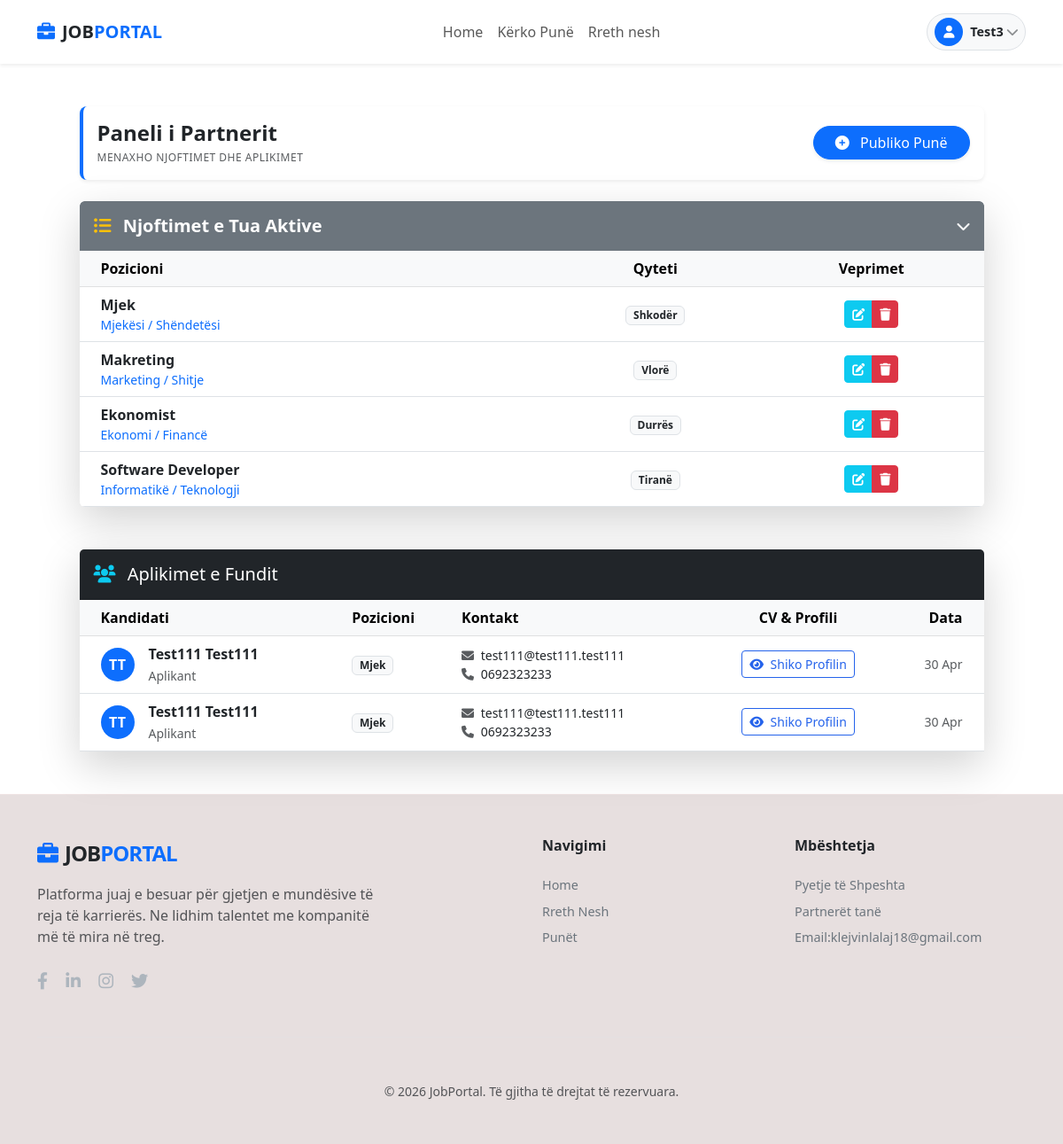
The page /add_job/ (signed in) on the database its author committed.
### JobApp/models.py (models this page shows, shortened)
class Job(models.Model):
    CITY_CHOICES = [
        ('Tiranë', 'Tiranë'),
        ('Durrës', 'Durrës'),
        ('Vlorë', 'Vlorë'),
        ('Shkodër', 'Shkodër'),
        ('Fier', 'Fier'),
        ('Korçë', 'Korçë'),
        ('Elbasan', 'Elbasan'),
        ('Berat', 'Berat'),
        ('Lushnjë', 'Lushnjë'),
        ('Kavajë', 'Kavajë'),
        ('Gjirokastër', 'Gjirokastër'),
        ('Sarandë', 'Sarandë'),
        ('Lezhë', 'Lezhë'),
        ('Kukës', 'Kukës'),
    ]
    CATEGORY_CHOICES = [
        ('Informatikë', 'Informatikë / Teknologji'),
        ('Ekonomi', 'Ekonomi / Financë'),
        ('Marketing', 'Marketing / Shitje'),
        ('Administratë', 'Administratë / Zyrat'),
        ('Inxhinieri', 'Inxhinieri'),
        ('Mjekësi', 'Mjekësi / Shëndetësi'),
        ('Arsim', 'Arsim / Shkencë'),
        ('Turizëm', 'Turizëm / Hoteleri'),
        ('Ndërtim', 'Ndërtim'),
        ('Tjetër', 'Tjetër'),
    ]
    partner = models.ForeignKey('Partner', on_delete=models.CASCADE, related_name='jobs', null=True, blank=True)
    author = models.ForeignKey(User, on_delete=models.CASCADE, null=True, blank=True)
    title = models.CharField(max_length=200)
    company = models.CharField(max_length=100)
    salary = models.CharField(max_length=100)
    conditions = models.CharField(max_length=100)
    location = models.CharField(max_length=100, choices=CITY_CHOICES, default='Tiranë')
    category = models.CharField(max_length=100, choices=CATEGORY_CHOICES, default='Informatikë')
    location_link = models.URLField(max_length=500, blank=True, null=True)
    description = models.TextField()
    created_at = models.DateTimeField(auto_now_add=True)

class Aplikim(models.Model):
    job = models.ForeignKey(Job, on_delete=models.CASCADE, related_name='applications')
    applicant = models.ForeignKey(User, on_delete=models.CASCADE, null=True, blank=True)
    first_name = models.CharField(max_length=100)
    last_name = models.CharField(max_length=100)
    email = models.EmailField()
    phone = models.CharField(max_length=20, null=True, blank=True) # E shtuar nga CV
    skills = models.TextField(null=True, blank=True)
    experience = models.TextField(null=True, blank=True)
    education = models.TextField(null=True, blank=True)
    projects = models.TextField(null=True, blank=True)
    cv_file = models.FileField(upload_to='cv_uploads/', null=True, blank=True)
    description = models.TextField(verbose_name="Pse jeni ju kandidati i duhur?")
    created_at = models.DateTimeField(auto_now_add=True)
    class Meta:
        verbose_name = "Aplikim"
        verbose_name_plural = "Aplikime"

### JobApp/views.py (the view)
# urls.py: path('add_job/', views.add_job_custom, name='add_job_custom'),
@login_required
def add_job_custom(request):
    my_jobs = Job.objects.filter(author=request.user).order_by('-created_at')
    if request.method == 'POST':
        form = JobForm(request.POST)
        if form.is_valid():
            job = form.save(commit=False)
            job.author = request.user
            job.save()
            messages.success(request, "Puna u publikua me sukses!")
            return redirect('add_job_custom')
    else:
        form = JobForm()
    return render(request, 'add_job.html', {
        'form': form,
        'jobs': my_jobs
    })

### JobApp/templates/add_job.html (shortened to what this page needs)
{% extends 'base.html' %}
{% load static %}
{% block content %}
<div class="container mt-5 mb-5">
    <div class="row justify-content-center">
        <div class="col-lg-11">
            {% if not edit_mode %}
            <div class="d-flex justify-content-between align-items-center mb-4 p-3 bg-white rounded-3 shadow-sm border-start border-primary border-4">
                <div>
                    <h4 class="fw-bold mb-0 text-dark">Paneli i Partnerit</h4>
                    <p class="text-muted mb-0 x-small text-uppercase mt-1" style="font-size: 0.75rem; letter-spacing: 0.5px;">Menaxho njoftimet dhe aplikimet</p>
                </div>
                <button class="btn btn-primary btn-md shadow-sm rounded-pill px-4" type="button" data-bs-toggle="collapse" data-bs-target="#collapseJobForm" id="toggleFormBtn">
                    <i class="fas fa-plus-circle me-2"></i> Publiko Punë
                </button>
            </div>
            {% endif %}
            {% if not edit_mode %}
            <div class="card shadow-lg border-0 mt-4 overflow-hidden">
                <div class="card-header bg-secondary p-0 border-0">
                    <button class="btn btn-secondary w-100 p-3 d-flex align-items-center justify-content-between shadow-none border-0" type="button" data-bs-toggle="collapse" data-bs-target="#collapseJobList">
                        <h5 class="mb-0 fw-bold text-white"><i class="fas fa-list-ul me-2 text-warning"></i> Njoftimet e Tua Aktive</h5>
                        <i class="fas fa-chevron-down text-white"></i>
                    </button>
                </div>
                <div class="collapse show" id="collapseJobList">
                    <div class="table-responsive p-0">
                        <table class="table table-hover mb-0 align-middle text-center">
                            <thead class="table-light">
                                <tr>
                                    <th class="ps-4 text-start">Pozicioni</th>
                                    <th>Qyteti</th>
                                    <th>Veprimet</th>
                                </tr>
                            </thead>
                            <tbody>
                                {% for job in jobs %}
                                <tr>
                                    <td class="ps-4 text-start">
                                        <span class="fw-bold text-dark">{{ job.title }}</span>
                                        <div class="small text-primary">{{ job.get_category_display }}</div>
                                    </td>
                                    <td><span class="badge bg-light text-dark border">{{ job.location }}</span></td>
                                    <td>
                                        <div class="btn-group">
                                            <a href="{% url 'edit_job' job.pk %}" class="btn btn-sm btn-info text-white"><i class="fas fa-edit"></i></a>
                                            <a href="{% url 'delete_job' job.pk %}" class="btn btn-sm btn-danger text-white"><i class="fas fa-trash"></i></a>
                                        </div>
                                    </td>
                                </tr>
                                {% empty %}
                                <tr><td colspan="3" class="py-4">Nuk keni njoftime aktive.</td></tr>
                                {% endfor %}
                            </tbody>
                        </table>
                    </div>
                </div>
            </div>
            <div class="card shadow-lg border-0 mt-5">
                <div class="card-header bg-dark text-white p-3">
                    <h5 class="mb-0"><i class="fas fa-users me-2 text-info"></i> Aplikimet e Fundit</h5>
                </div>
                <div class="table-responsive">
                    <table class="table table-hover align-middle mb-0">
                        <thead class="table-light">
                            <tr>
                                <th class="ps-4">Kandidati</th>
                                <th>Pozicioni</th>
                                <th>Kontakt</th>
                                <th class="text-center">CV & Profili</th>
                                <th class="text-end pe-4">Data</th>
                            </tr>
                        </thead>
                        <tbody>
                            {% for job in jobs %}
                                {% for aplikim in job.applications.all %}
                                <tr>
                                    <td class="ps-4">
                                        <div class="d-flex align-items-center">
                                            <div class="avatar-sm me-3 bg-primary text-white rounded-circle d-flex align-items-center justify-content-center fw-bold" style="width: 38px; height: 38px;">
                                                {{ aplikim.first_name|slice:":1" }}{{ aplikim.last_name|slice:":1" }}
                                            </div>
                                            <div>
                                                <span class="fw-bold d-block">{{ aplikim.first_name }} {{ aplikim.last_name }}</span>
                                                <small class="text-muted">Aplikant</small>
                                            </div>
                                        </div>
                                    </td>
                                    <td><span class="badge bg-light text-dark border">{{ job.title }}</span></td>
                                    <td class="small">
                                        <i class="fas fa-envelope text-muted me-1"></i> {{ aplikim.email }}<br>
                                        <i class="fas fa-phone text-muted me-1"></i> {{ aplikim.phone|default:"-" }}
                                    </td>
                                    <td class="text-center">
                                        <button type="button" class="btn btn-sm btn-outline-primary" data-bs-toggle="modal" data-bs-target="#modal{{ aplikim.id }}">
                                            <i class="fas fa-eye me-1"></i> Shiko Profilin
                                        </button>
                                    </td>
                                    <td class="text-end pe-4 small text-muted">{{ aplikim.created_at|date:"d M" }}</td>
                                </tr>
                                {% endfor %}
                            {% empty %}
                                <tr><td colspan="5" class="text-center py-5">Asnjë aplikim i ri deri tani.</td></tr>
                            {% endfor %}
                        </tbody>
                    </table>
                </div>
            </div>
            {% endif %}
        </div>
    </div>
</div>
{% endblock %}

### JobApp/templates/navbar.html (shortened to what this page needs)
{% load static %}
<nav class="navbar navbar-expand-lg navbar-jp sticky-top bg-white shadow-sm">
    <div class="container">
        <a class="navbar-brand d-flex align-items-center" href="{% url 'homePage' %}">
            <i class="fas fa-briefcase me-2 text-primary"></i>
            <span class="fw-bold text-dark">JOB</span><span class="text-primary fw-bold">PORTAL</span>
        </a>
        <div class="d-flex align-items-center gap-2 order-lg-3">
            {% if user.is_authenticated %}
                <div class="user-trigger d-flex align-items-center bg-light px-2 py-1 rounded-pill border"
                     role="button"
                     data-bs-toggle="offcanvas"
                     data-bs-target="#sidebarProfile"
                     style="cursor: pointer; transition: all 0.2s ease;">
                    <div class="avatar-circle bg-primary text-white rounded-circle d-flex align-items-center justify-content-center"
                         style="width: 32px; height: 32px;">
                        <i class="fas fa-user small"></i>
                    </div>
                    <span class="fw-bold text-dark ms-2" style="font-size: 0.9rem;">
                        {{ user.username }}
                    </span>
                    <i class="fas fa-chevron-down small ms-1 opacity-50 d-none d-md-inline-block"></i>
                </div>
            {% else %}
                <div class="d-none d-lg-flex gap-2">
                    <a href="{% url 'loginPage' %}" class="btn btn-login text-primary fw-bold">Log In</a>
                    <a href="{% url 'registerPage' %}" class="btn btn-primary px-4 rounded-pill">Register</a>
                </div>
            {% endif %}
        </div>
        <div class="collapse navbar-collapse order-lg-2" id="navbarNav">
            <ul class="navbar-nav mx-auto">
                <li class="nav-item">
                    <a class="nav-link {% if request.resolver_match.url_name == 'homePage' %}active{% endif %}" href="{% url 'homePage' %}">Home</a>
                </li>
                <li class="nav-item">
                    <a class="nav-link {% if request.resolver_match.url_name == 'punePage' %}active{% endif %}" href="{% url 'punePage' %}">Kërko Punë</a>
                </li>
                <li class="nav-item">
                    <a class="nav-link {% if request.resolver_match.url_name == 'aboutPage' %}active{% endif %}" href="{% url 'aboutPage' %}">Rreth nesh</a>
                </li>
            </ul>
        </div>
    </div>
</nav>

### JobApp/static/css/style.css (style rules this page uses)
:root { --jp-primary: #0d6efd; --jp-dark: #212529; }
.navbar-jp { background-color: #ffffff; box-shadow: 0 2px 10px rgba(0,0,0,0.1); padding-top: 15px; padding-bottom: 15px; }
.btn-primary { transition: transform 0.2s ease; }
.bg-primary { background-color: #2563eb; }
.btn-outline-primary { color: #2563eb; border: 1px solid #2563eb; background: transparent; }
.text-dark.fw-bold { color: #1e293b; }
.text-muted.small { color: #64748b; }

### rows shown on the page
Job: title "Mjek", category "Mjekësi / Shëndetësi", location "Shkodër"
Job: title "Makreting", category "Marketing / Shitje", location "Vlorë"
Job: title "Ekonomist", category "Ekonomi / Financë", location "Durrës"
Job: title "Software Developer", category "Informatikë / Teknologji", location "Tiranë"
Aplikim: first_name "T", last_name "T", first_name "Test111", last_name "Test111", email "test111@test111.test111", phone "0692323233", created_at "30 Apr"
Aplikim: first_name "T", last_name "T", first_name "Test111", last_name "Test111", email "test111@test111.test111", phone "0692323233", created_at "30 Apr"

### other values the page prints
{{ user.username }} "Test3"
